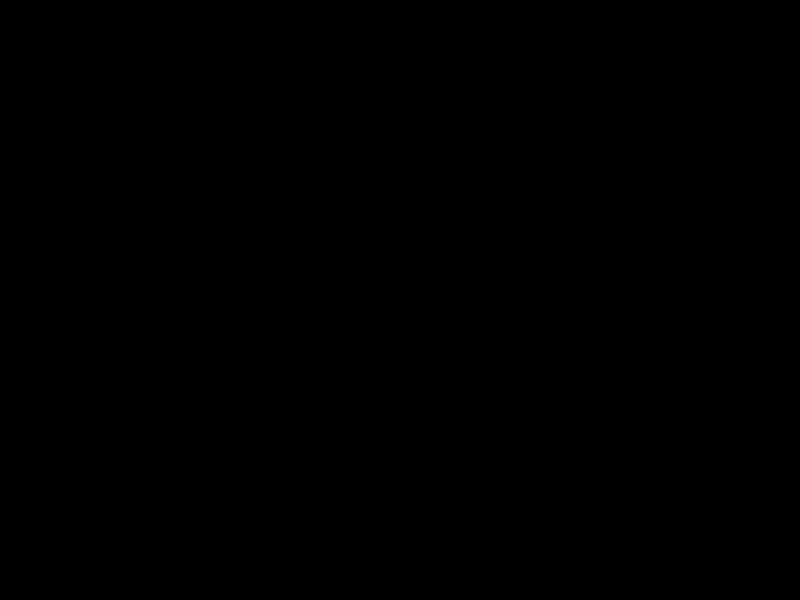
Frame 1 (no input)
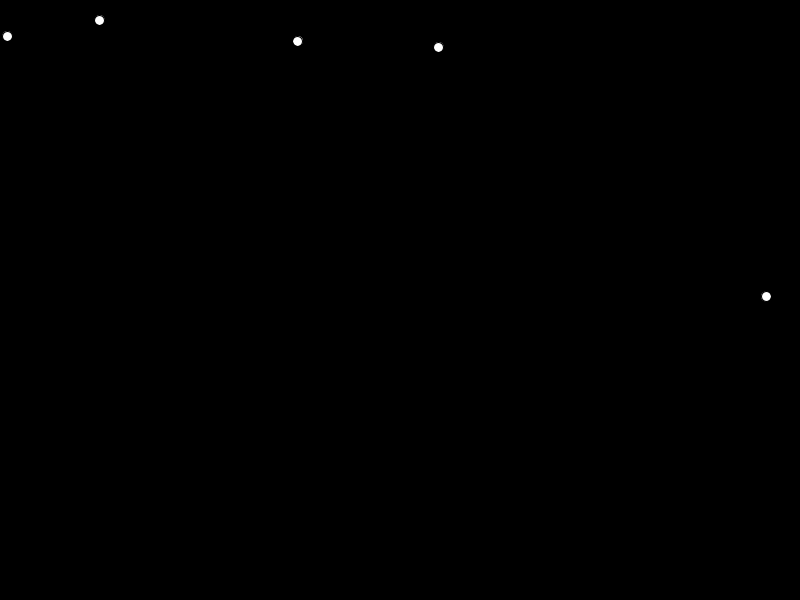
Frame 60 (the mouse pressed at the canvas centre just before this capture)
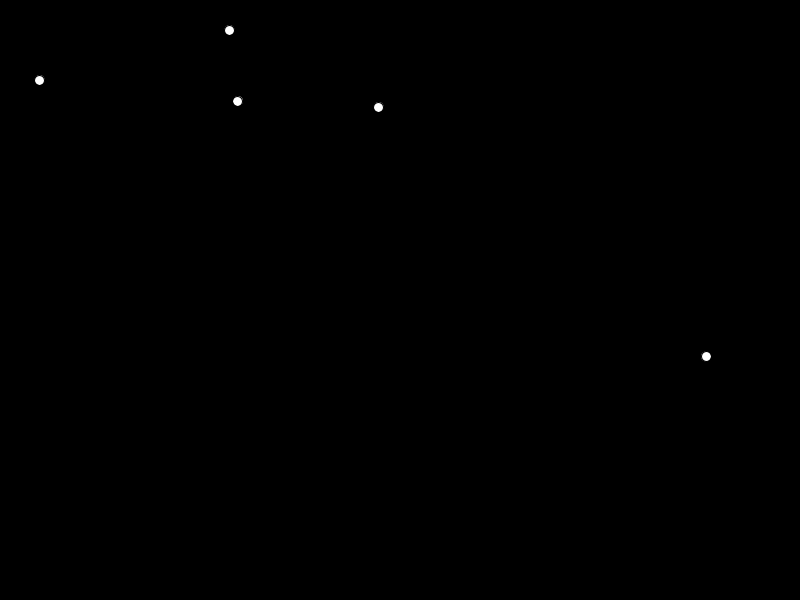
Frame 120 (the mouse held since frame 60 and released just before this capture)

The Processing sketch that drew these frames (run headless with seeded random() and noise(); from frame 60 on, the mouse is pressed at the canvas centre):

// Processing sketch: processing_48705
// ── processing_48705.pde

class Snowflake
{
  float x; float y;
  float dx; float dy;
}

ArrayList snowflakes = new ArrayList();

void setup()
{
  size(800, 600);
}

void draw()
{
  background(0, 0, 0);
  // draw all snowflakes
  for (int i = 0; i < snowflakes.size(); i++)
  {
    Snowflake sf = (Snowflake) snowflakes.get(i);
    ellipse(sf.x, sf.y, 10, 10);
    // move all snowflakes
    sf.x += sf.dx;
    sf.y += sf.dy;
    println(sf.x + ", " + sf.y + "(" + i + ")");
    // delete all snowflakes out of bounds
    if (sf.x < 0) {
      snowflakes.remove(i);
      i--;
    }
  }
  
  // randomly generate a snowflake using a (not poisson) distribution
  if ((int) random(20) == 0)
  {
    // find a starting position
    float start = random(width + height);
    Snowflake sf = new Snowflake();
    if (start <= width) {
      sf.x = start;
      sf.y = 0;
    } else {
      sf.x = width;
      sf.y = start - width;
    }
    sf.dx = -1;
    sf.dy = 1;
    snowflakes.add(sf);
  }
  
}
